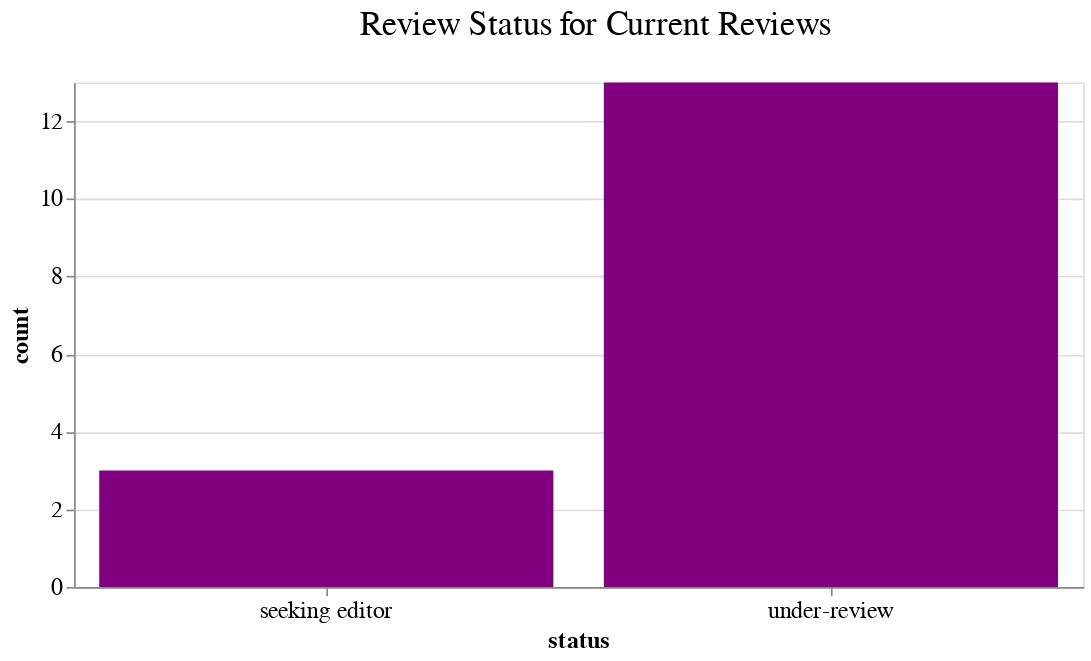

The notebook cell saved with this chart:
### Code cell
chart = (
    alt.Chart(status_counts)
    .mark_bar()
    .encode(
        x=alt.X("status"),
        y="count",
        tooltip=[
            alt.Tooltip("status:N", title="Status"),
            alt.Tooltip("count:Q", title="Count"),
        ],
    )
    .properties(title="Review Status for Current Reviews", width="container")
)

# Display the chart
chart.show()

### Figure 1 — Vega-Lite specification as saved in the notebook (floating-point values rounded to 4 significant figures)
{"config": {"title": {"fontSize": 20, "font": "Poppins", "anchor": "middle", "color": "black", "fontWeight": 400, "dy": -20, "dx": 10}, "axis": {"labelFontSize": 14, "titleFontSize": 14, "titleFont": "Poppins", "labelFont": "Poppins"}, "axisX": {"labelAngle": 0}, "legend": {"labelFontSize": 12, "titleFontSize": 14, "titleFont": "Poppins", "labelFont": "Poppins"}, "bar": {"color": "purple", "fill": "purple"}, "line": {"color": "purple"}, "view": {"height": 300, "width": 600, "padding": {"top": 190, "left": 10, "right": 10, "bottom": 90}}}, "data": {"name": "data-b4b746f713daf2b4823cf21ed5848e5d"}, "mark": {"type": "bar"}, "encoding": {"tooltip": [{"field": "status", "title": "Status", "type": "nominal"}, {"field": "count", "title": "Count", "type": "quantitative"}], "x": {"field": "status", "type": "nominal"}, "y": {"field": "count", "type": "quantitative"}}, "title": "Review Status for Current Reviews", "width": "container", "$schema": "https://vega.github.io/schema/vega-lite/v5.17.0.json", "datasets": {"data-b4b746f713daf2b4823cf21ed5848e5d": [{"status": "under-review", "count": 13}, {"status": "seeking editor", "count": 3}]}}
